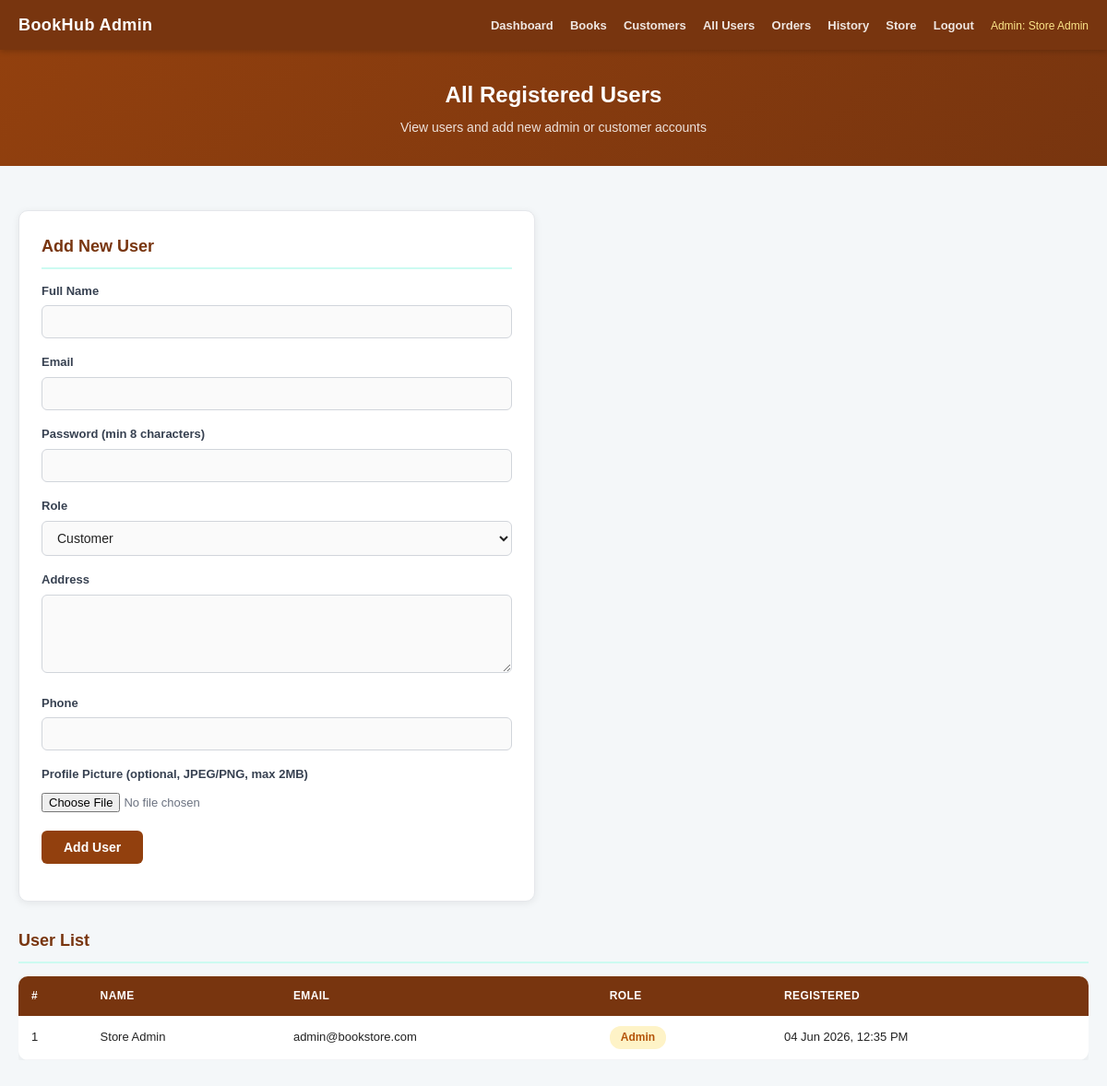
Screenshot of /view/admin_users.php (signed in) with the database file from the repository.
### tables this page shows
CREATE TABLE IF NOT EXISTS users (
    id INT AUTO_INCREMENT PRIMARY KEY,
    name VARCHAR(100) NOT NULL,
    email VARCHAR(150) NOT NULL UNIQUE,
    password_hash VARCHAR(255) NOT NULL,
    role ENUM('admin','customer') NOT NULL DEFAULT 'customer',
    profile_picture VARCHAR(255),
    address TEXT NOT NULL,
    phone VARCHAR(30) NOT NULL,
    created_at TIMESTAMP DEFAULT CURRENT_TIMESTAMP
);

### control/app.php (called while the page is built, shortened)
<?php
function e($value)
{
    return htmlspecialchars((string)$value, ENT_QUOTES, "UTF-8");
}

### control/admin_users_process.php (called while the page is built, shortened)
<?php
include_once '../model/mydb.php';
$mydb = new MyDB();
$conn = $mydb->createConn();
$old = array("name" => "", "email" => "", "role" => "customer", "address" => "", "phone" => "");
$users = $mydb->getAllUsers($conn);

### model/mydb.php (called while the page is built, shortened)
<?php
class MyDB
{
    function getAllUsers($conn)
    {
        return $conn->query(
            "SELECT id, name, email, role, created_at FROM users ORDER BY created_at DESC"
        );
    }
}

### view/admin_users.php (the view, shortened to what this page needs)
<?php include '../control/admin_users_process.php'; include_once '../control/app.php'; ?>
<!DOCTYPE html>
<html lang="en">
<head>
    <link rel="stylesheet" href="../css/task2_style.css">
</head>
<body>
<nav>
    <div class="nav-inner">
        <a class="nav-brand" href="admin_dashboard.php">BookHub Admin</a>
        <div class="nav-links">
            <a href="admin_dashboard.php">Dashboard</a>
            <a href="admin_books.php">Books</a>
            <a href="admin_customers.php">Customers</a>
            <a href="admin_users.php">All Users</a>
            <a href="admin_orders.php">Orders</a>
            <a href="admin_history.php">History</a>
            <a href="Home.php">Store</a>
            <a href="../control/logout_process.php">Logout</a>
            <span class="nav-user-info">Admin: <?php echo e($_SESSION["name"]); ?></span>
        </div>
    </div>
</nav>
<div class="page-header">
    <h1>All Registered Users</h1>
    <p>View users and add new admin or customer accounts</p>
</div>
<div class="main-container">
    <div class="card" style="max-width:560px; margin-bottom:28px;">
        <h2 class="section-title">Add New User</h2>
        <form method="post" enctype="multipart/form-data" onsubmit="return validateAdminUserForm()">
            <div class="form-group">
                <label for="user_name">Full Name</label>
                <input type="text" id="user_name" name="name" value="<?php echo e($old["name"]); ?>">
            </div>
            <div class="form-group">
                <label for="user_email">Email</label>
                <input type="email" id="user_email" name="email" value="<?php echo e($old["email"]); ?>">
            </div>
            <div class="form-group">
                <label for="user_password">Password (min 8 characters)</label>
                <input type="password" id="user_password" name="password">
            </div>
            <div class="form-group">
                <label for="user_role">Role</label>
                <select id="user_role" name="role">
                    <option value="customer" <?php if ($old["role"] === "customer") echo "selected"; ?>>Customer</option>
                </select>
            </div>
            <div class="form-group">
                <label for="user_address">Address</label>
                <textarea id="user_address" name="address"><?php echo e($old["address"]); ?></textarea>
            </div>
            <div class="form-group">
                <label for="user_phone">Phone</label>
                <input type="text" id="user_phone" name="phone" value="<?php echo e($old["phone"]); ?>"
                       oninput="this.value = this.value.replace(/[^0-9]/g, '');">
            </div>
            <div class="form-group">
                <label for="user_picture">Profile Picture (optional, JPEG/PNG, max 2MB)</label>
                <input type="file" id="user_picture" name="profile_picture">
            </div>
            <div class="form-group">
                <input type="submit" name="add_user" class="btn-primary" value="Add User">
            </div>
        </form>
    </div>
    <h2 class="section-title">User List</h2>
    <div class="admin-table-wrapper">
        <table class="admin-table">
            <thead>
                <tr>
                    <th>#</th>
                    <th>Name</th>
                    <th>Email</th>
                    <th>Role</th>
                    <th>Registered</th>
                </tr>
            </thead>
            <tbody>
                <?php if ($users->num_rows === 0) { ?>
                <tr>
                    <td colspan="5" class="text-center">No users found.</td>
                </tr>
                <?php } else { ?>
                <?php while ($u = $users->fetch_assoc()) { ?>
                <tr>
                    <td><?php echo (int)$u["id"]; ?></td>
                    <td><?php echo e($u["name"]); ?></td>
                    <td><?php echo e($u["email"]); ?></td>
                    <td><span class="role-badge role-<?php echo e($u["role"]); ?>"><?php echo ucfirst(e($u["role"])); ?></span></td>
                    <td><?php echo date("d M Y, h:i A", strtotime($u["created_at"])); ?></td>
                </tr>
                <?php } ?>
                <?php } ?>
            </tbody>
        </table>
    </div>
</div>
</body>
</html>

### css/task2_style.css (style rules this page uses)
body { font-family: Arial, sans-serif; background-color: #f4f7f9; color: #222; font-size: 15px; line-height: 1.6; }
nav { background-color: #78350f; padding: 0; box-shadow: 0 2px 6px rgba(0,0,0,0.18); position: sticky; top: 0; z-index: 100; }
.nav-inner { display: flex; align-items: center; justify-content: space-between; max-width: 1200px; margin: 0 auto; padding: 0 20px; height: 54px; }
.nav-brand { color: #ffffff; font-size: 18px; font-weight: bold; text-decoration: none; letter-spacing: 0.4px; }
.nav-links a { color: rgba(255,255,255,0.88); margin-left: 14px; text-decoration: none; font-weight: bold; font-size: 13px; }
.nav-user-info { color: #fde68a; font-size: 12px; margin-left: 14px; }
.page-header { background: linear-gradient(135deg, #92400e 0%, #78350f 100%); color: white; text-align: center; padding: 30px 20px; margin-bottom: 28px; }
.page-header h1 { font-size: 24px; margin-bottom: 5px; }
.page-header p { font-size: 14px; opacity: 0.85; }
.main-container { max-width: 1200px; margin: 0 auto; padding: 20px; }
.form-group { margin-bottom: 16px; }
label { display: block; font-weight: bold; font-size: 13px; margin-bottom: 5px; color: #374151; }
input[type="text"], input[type="email"], input[type="password"], select, textarea { width: 100%; padding: 9px 12px; border: 1px solid #d1d5db; border-radius: 6px; font-size: 14px; font-family: Arial, sans-serif; background-color: #fafafa; color: #222; transition: border-color 0.2s, box-shadow 0.2s; }
textarea { min-height: 85px; resize: vertical; }
input[type="file"] { font-size: 13px; color: #6b7280; padding: 4px 0; }
input[type="submit"] { background-color: #92400e; color: white; border: 0; border-radius: 6px; padding: 10px 24px; font-size: 14px; font-weight: bold; cursor: pointer; transition: background-color 0.2s; }
.card { background: #ffffff; border: 1px solid #e5e7eb; border-radius: 10px; box-shadow: 0 2px 8px rgba(0,0,0,0.07); padding: 24px; margin-bottom: 24px; }
.section-title { font-size: 18px; font-weight: bold; color: #78350f; margin-bottom: 14px; padding-bottom: 8px; border-bottom: 2px solid #ccfbf1; }
.admin-table-wrapper { overflow-x: auto; margin-bottom: 24px; }
.admin-table { width: 100%; border-collapse: collapse; background: #ffffff; border-radius: 10px; overflow: hidden; box-shadow: 0 2px 8px rgba(0,0,0,0.07); font-size: 13px; }
.admin-table thead tr { background-color: #78350f; color: #ffffff; }
.admin-table thead th { padding: 12px 14px; text-align: left; font-size: 12px; text-transform: uppercase; letter-spacing: 0.4px; white-space: nowrap; }
.admin-table tbody tr { border-bottom: 1px solid #f3f4f6; transition: background-color 0.15s; }
.admin-table td { padding: 11px 14px; vertical-align: middle; }
.role-badge { display: inline-block; padding: 3px 12px; border-radius: 12px; font-size: 12px; font-weight: bold; }
.role-admin { background-color: #fef3c7; color: #b45309; }

### rows the page displays
users: id "1", name "Store Admin", email "admin@bookstore.com", role "Admin", created_at "04 Jun 2026, 12:35 PM"

### other values shown
$_SESSION["name"] "Store Admin"
